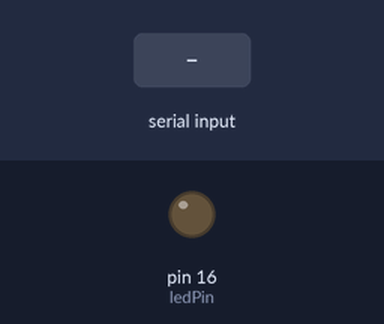
Recording of a sketch running on a simulated Arduino Uno, built with avr-gcc and run on an emulated ATmega328P. On the bench: output pins drawn as LEDs (lit = HIGH). The inputs (shaded band) are chosen by the test bench.

Above: at 1.2 s.
1.3 s: "1" received over the second serial link
At 2.0 s:
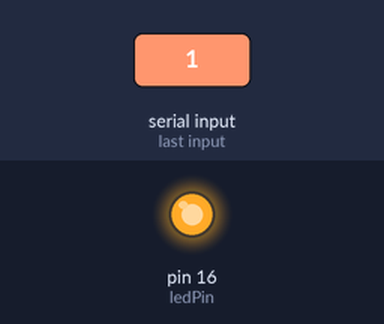
2.8 s: "0" received over the second serial link
At 3.1 s:
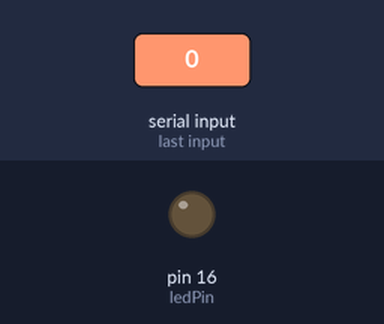
Timing chart, 0 to 5.8 s (numbered marks = the images above; inputs shaded):
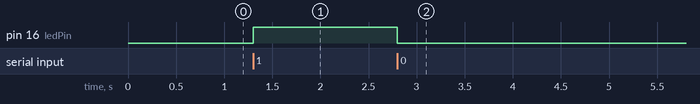

Measured:
- after the input at 1.3 s, pin 16 (ledPin): LOW → HIGH at once
- after the input at 2.8 s, pin 16 (ledPin): HIGH → LOW at once

The sketch:

cartoasdSlave.ino
```cpp
#include "SoftwareSerial.h"
SoftwareSerial blackBoardMaster(2,3); // (RX, TX)
#define ledPin 16 // numero do pino onde o LED esta conectado
void setup() {
  blackBoardMaster.begin(9600);
  pinMode(ledPin, OUTPUT);
}

void loop() {
  if (blackBoardMaster.available() > 0){
    // le o byte recebido
    int received = blackBoardMaster.read();

    // se o byte recebido corresponde ao caractere '0'(48) apaga o LED
    if (received == '0'){
      digitalWrite(ledPin, LOW);
    }
  if (received == '1'){
        digitalWrite(ledPin,HIGH);
      }
  }
}
```
